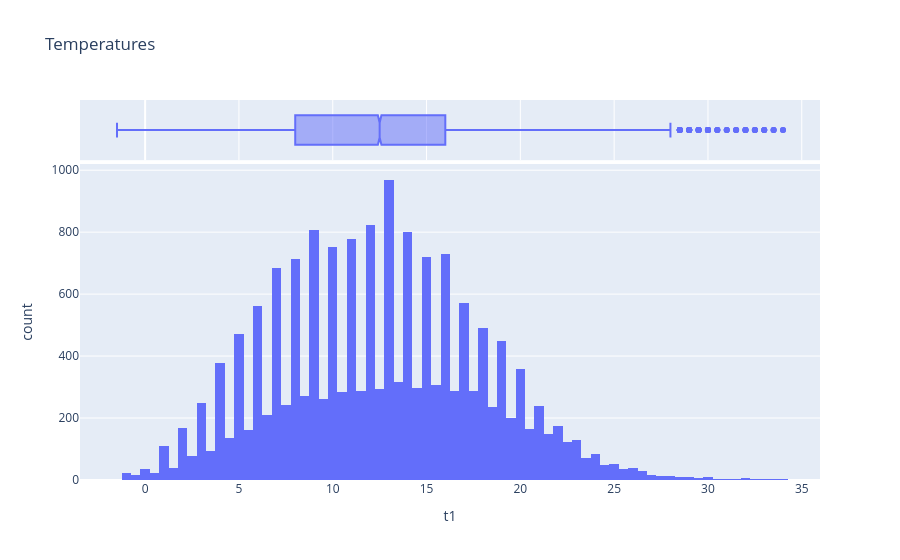

This figure's notebook cell:
### Markdown cell above
- Both mean and median scores are very close to each other. Median is slightly higher than mean score. 
- So we can expect very slightly left skewed distribution
- But the distribution will be very close to normal distribution with several outliers.
- Let's see it.

### Code cell
fig = px.histogram(df, x= 't1', title='Temperatures', marginal="box", hover_data = df[['season']])
fig.show()

### Figure 1 — Plotly figure (JSON) as saved in the notebook; plotly's stock layout.template omitted (floating-point values rounded to 4 significant figures; data arrays with more than 128 entries replaced by an {"elided": "..."} marker saying what was removed)
{"data": [{"bingroup": "x", "hovertemplate": "t1=%{x}<br>count=%{y}<extra></extra>", "legendgroup": "", "marker": {"color": "#636efa", "pattern": {"shape": ""}}, "name": "", "orientation": "v", "showlegend": false, "type": "histogram", "x": {"elided": "17414 float values"}, "xaxis": "x", "yaxis": "y"}, {"customdata": {"elided": "17414x1 float values"}, "hovertemplate": "t1=%{x}<br>season=%{customdata[0]}<extra></extra>", "legendgroup": "", "marker": {"color": "#636efa"}, "name": "", "notched": true, "showlegend": false, "type": "box", "x": {"elided": "17414 float values"}, "xaxis": "x2", "yaxis": "y2"}], "layout": {"barmode": "relative", "legend": {"tracegroupgap": 0}, "title": {"text": "Temperatures"}, "xaxis": {"anchor": "y", "domain": [0, 1], "title": {"text": "t1"}}, "xaxis2": {"anchor": "y2", "domain": [0, 1], "matches": "x", "showgrid": true, "showticklabels": false}, "yaxis": {"anchor": "x", "domain": [0, 0.8316], "title": {"text": "count"}}, "yaxis2": {"anchor": "x2", "domain": [0.8416, 1], "matches": "y2", "showgrid": false, "showline": false, "showticklabels": false, "ticks": ""}}}
